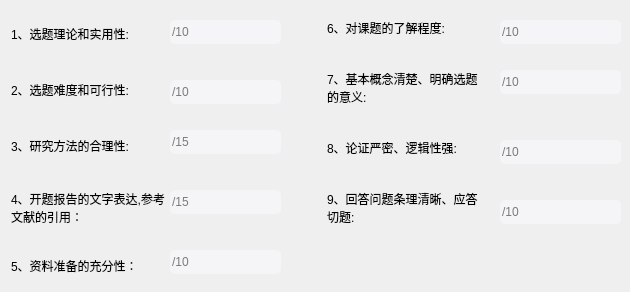
      <widget class="QWidget" name="tab">
       <property name="styleSheet">
        <string notr="true"> QLineEdit{
                background: #F5F5F7;
                    border-radius: 5px;
                }
                QLineEdit:hover{
                    background: #F5F5F7;
                    border: 2px solid #80BEFC;
                    border-radius: 5px
                }

                QLineEdit:focus{
                    background: #FFFFFF;
                    border: 2px solid #80BEFC;
                    border-radius: 5px;
                }</string>
       </property>
       <attribute name="title">
        <string>开题评审</string>
       </attribute>
       <widget class="QLabel" name="label">
        <property name="geometry">
         <rect>
          <x>11</x>
          <y>16</y>
          <width>160</width>
          <height>35</height>
         </rect>
        </property>
        <property name="text">
         <string>1、选题理论和实用性:</string>
        </property>
        <property name="buddy">
         <cstring>com_1_1</cstring>
        </property>
       </widget>
       <widget class="QLabel" name="label_2">
        <property name="geometry">
         <rect>
          <x>11</x>
          <y>72</y>
          <width>160</width>
          <height>35</height>
         </rect>
        </property>
        <property name="text">
         <string>2、选题难度和可行性:</string>
        </property>
        <property name="buddy">
         <cstring>com_1_2</cstring>
        </property>
       </widget>
       <widget class="QLabel" name="label_3">
        <property name="geometry">
         <rect>
          <x>11</x>
          <y>128</y>
          <width>160</width>
          <height>35</height>
         </rect>
        </property>
        <property name="text">
         <string>3、研究方法的合理性:</string>
        </property>
        <property name="buddy">
         <cstring>com_1_3</cstring>
        </property>
       </widget>
       <widget class="QLabel" name="label_4">
        <property name="geometry">
         <rect>
          <x>11</x>
          <y>190</y>
          <width>160</width>
          <height>35</height>
         </rect>
        </property>
        <property name="text">
         <string>4、开题报告的文字表达,参考文献的引用：</string>
        </property>
        <property name="wordWrap">
         <bool>true</bool>
        </property>
        <property name="buddy">
         <cstring>com_1_4</cstring>
        </property>
       </widget>
       <widget class="QLabel" name="label_5">
        <property name="geometry">
         <rect>
          <x>11</x>
          <y>248</y>
          <width>160</width>
          <height>35</height>
         </rect>
        </property>
        <property name="text">
         <string>5、资料准备的充分性：</string>
        </property>
        <property name="wordWrap">
         <bool>true</bool>
        </property>
        <property name="buddy">
         <cstring>com_1_5</cstring>
        </property>
       </widget>
       <widget class="QLineEdit" name="com_1_1">
        <property name="geometry">
         <rect>
          <x>170</x>
          <y>20</y>
          <width>111</width>
          <height>24</height>
         </rect>
        </property>
        <property name="placeholderText">
         <string>/10</string>
        </property>
       </widget>
       <widget class="QLineEdit" name="com_1_2">
        <property name="geometry">
         <rect>
          <x>170</x>
          <y>80</y>
          <width>111</width>
          <height>24</height>
         </rect>
        </property>
        <property name="placeholderText">
         <string>/10</string>
        </property>
       </widget>
       <widget class="QLineEdit" name="com_1_3">
        <property name="geometry">
         <rect>
          <x>170</x>
          <y>130</y>
          <width>111</width>
          <height>24</height>
         </rect>
        </property>
        <property name="placeholderText">
         <string>/15</string>
        </property>
       </widget>
       <widget class="QLineEdit" name="com_1_4">
        <property name="geometry">
         <rect>
          <x>170</x>
          <y>190</y>
          <width>111</width>
          <height>24</height>
         </rect>
        </property>
        <property name="placeholderText">
         <string>/15</string>
        </property>
       </widget>
       <widget class="QLineEdit" name="com_1_5">
        <property name="geometry">
         <rect>
          <x>170</x>
          <y>250</y>
          <width>111</width>
          <height>24</height>
         </rect>
        </property>
        <property name="placeholderText">
         <string>/10</string>
        </property>
       </widget>
       <widget class="QLineEdit" name="com_1_6">
        <property name="geometry">
         <rect>
          <x>500</x>
          <y>20</y>
          <width>121</width>
          <height>24</height>
         </rect>
        </property>
        <property name="placeholderText">
         <string>/10</string>
        </property>
       </widget>
       <widget class="QLineEdit" name="com_1_7">
        <property name="geometry">
         <rect>
          <x>500</x>
          <y>70</y>
          <width>121</width>
          <height>24</height>
         </rect>
        </property>
        <property name="placeholderText">
         <string>/10</string>
        </property>
       </widget>
       <widget class="QLineEdit" name="com_1_8">
        <property name="geometry">
         <rect>
          <x>500</x>
          <y>140</y>
          <width>121</width>
          <height>24</height>
         </rect>
        </property>
        <property name="placeholderText">
         <string>/10</string>
        </property>
       </widget>
       <widget class="QLineEdit" name="com_1_9">
        <property name="geometry">
         <rect>
          <x>500</x>
          <y>200</y>
          <width>121</width>
          <height>24</height>
         </rect>
        </property>
        <property name="placeholderText">
         <string>/10</string>
        </property>
       </widget>
       <widget class="QLabel" name="label_9">
        <property name="geometry">
         <rect>
          <x>327</x>
          <y>190</y>
          <width>160</width>
          <height>35</height>
         </rect>
        </property>
        <property name="text">
         <string>9、回答问题条理清晰、应答切题:</string>
        </property>
        <property name="wordWrap">
         <bool>true</bool>
        </property>
        <property name="buddy">
         <cstring>com_1_4</cstring>
        </property>
       </widget>
       <widget class="QLabel" name="label_6">
        <property name="geometry">
         <rect>
          <x>327</x>
          <y>10</y>
          <width>160</width>
          <height>35</height>
         </rect>
        </property>
        <property name="text">
         <string>6、对课题的了解程度:</string>
        </property>
        <property name="buddy">
         <cstring>com_1_1</cstring>
        </property>
       </widget>
       <widget class="QLabel" name="label_8">
        <property name="geometry">
         <rect>
          <x>327</x>
          <y>130</y>
          <width>160</width>
          <height>35</height>
         </rect>
        </property>
        <property name="text">
         <string>8、论证严密、逻辑性强:</string>
        </property>
        <property name="buddy">
         <cstring>com_1_3</cstring>
        </property>
       </widget>
       <widget class="QLabel" name="label_7">
        <property name="geometry">
         <rect>
          <x>327</x>
          <y>70</y>
          <width>160</width>
          <height>35</height>
         </rect>
        </property>
        <property name="text">
         <string>7、基本概念清楚、明确选题的意义:</string>
        </property>
        <property name="wordWrap">
         <bool>true</bool>
        </property>
        <property name="buddy">
         <cstring>com_1_2</cstring>
        </property>
       </widget>
      </widget>
